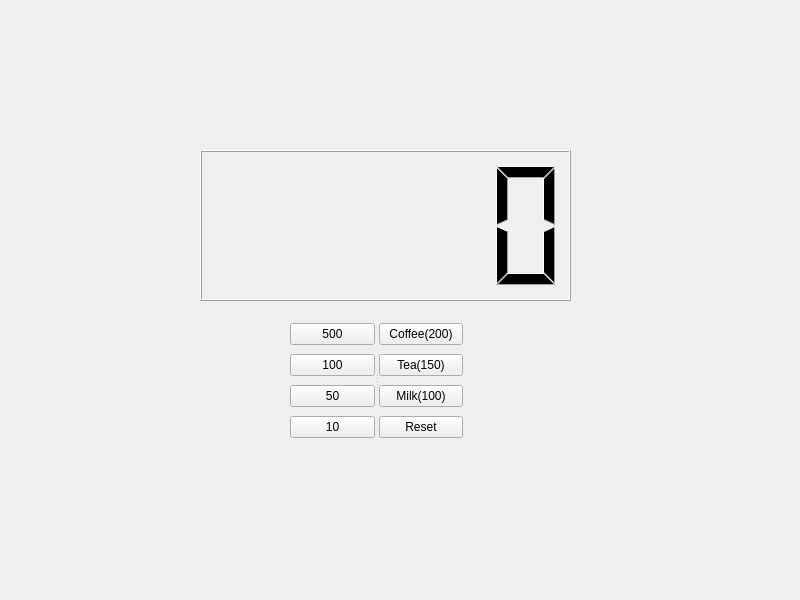
<?xml version="1.0" encoding="UTF-8"?>
<ui version="4.0">
 <class>Widget</class>
 <widget class="QWidget" name="Widget">
  <property name="geometry">
   <rect>
    <x>0</x>
    <y>0</y>
    <width>800</width>
    <height>600</height>
   </rect>
  </property>
  <property name="windowTitle">
   <string>Widget</string>
  </property>
  <widget class="QLCDNumber" name="lcdNumber">
   <property name="geometry">
    <rect>
     <x>200</x>
     <y>150</y>
     <width>371</width>
     <height>151</height>
    </rect>
   </property>
  </widget>
  <widget class="QSplitter" name="splitter">
   <property name="geometry">
    <rect>
     <x>290</x>
     <y>320</y>
     <width>173</width>
     <height>124</height>
    </rect>
   </property>
   <property name="orientation">
    <enum>Qt::Horizontal</enum>
   </property>
   <widget class="QWidget" name="">
    <layout class="QVBoxLayout" name="verticalLayout">
     <item>
      <widget class="QPushButton" name="pbCoin500">
       <property name="text">
        <string>500</string>
       </property>
      </widget>
     </item>
     <item>
      <widget class="QPushButton" name="pbCoin100">
       <property name="text">
        <string>100</string>
       </property>
      </widget>
     </item>
     <item>
      <widget class="QPushButton" name="pbCoin50">
       <property name="text">
        <string>50</string>
       </property>
      </widget>
     </item>
     <item>
      <widget class="QPushButton" name="pbCoin10">
       <property name="text">
        <string>10</string>
       </property>
      </widget>
     </item>
    </layout>
   </widget>
   <widget class="QWidget" name="">
    <layout class="QVBoxLayout" name="verticalLayout_2">
     <item>
      <widget class="QPushButton" name="pbCoffee">
       <property name="text">
        <string>Coffee(200)</string>
       </property>
      </widget>
     </item>
     <item>
      <widget class="QPushButton" name="pbTea">
       <property name="text">
        <string>Tea(150)</string>
       </property>
      </widget>
     </item>
     <item>
      <widget class="QPushButton" name="pbMilk">
       <property name="text">
        <string>Milk(100)</string>
       </property>
      </widget>
     </item>
     <item>
      <widget class="QPushButton" name="pbReset">
       <property name="text">
        <string>Reset</string>
       </property>
      </widget>
     </item>
    </layout>
   </widget>
  </widget>
 </widget>
 <resources/>
 <connections/>
</ui>
